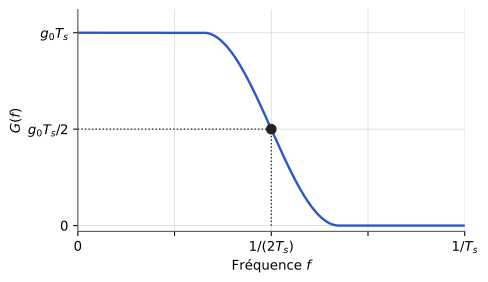

This chart was generated by the following Python code:
"""Figure F10 — Règle de symétrie du critère de Nyquist (TS227, chapitre 2).
D'après le support [poly, p. 41], redessinée, avec l'ordonnée du centre corrigée (g0·Ts/2 au lieu de g0/2,
bloc av-centre-symetrie-nyquist). Axes normalisés (f·Ts, G/(g0·Ts)).
Cosinus surélevé de facteur de retombée beta = 0,35 : valeur estimée à partir de la figure du support."""
import matplotlib
matplotlib.use("svg")
import matplotlib.pyplot as plt
import matplotlib.ticker as mticker
import numpy as np
from pathlib import Path

# --- Style commun des figures Bristol (recopié dans chaque script) ---
plt.rcParams.update({
    "font.family": "DejaVu Sans", "mathtext.fontset": "dejavusans", "font.size": 10,
    "axes.grid": True, "grid.color": "#DADADA", "grid.linewidth": 0.6,
    "axes.edgecolor": "#555555", "axes.linewidth": 0.8,
    "axes.spines.top": False, "axes.spines.right": False,
    "lines.linewidth": 1.8, "legend.frameon": False,
    "svg.hashsalt": "bristol",  # rendu SVG reproductible
})
BLEU, VERT, MAGENTA, ORANGE = "#2B59C3", "#1B9E77", "#A23B72", "#E08A1E"
GRIS = "#7E889B"   # éléments ajoutés par rapport à la source (conventions.md § 9)
ENCRE = "#222222"

def virgule(ax, axes="xy"):
    """Virgule décimale et vrai signe moins sur les graduations."""
    f = mticker.FuncFormatter(lambda x, _: f"{x:g}".replace(".", ",").replace("-", "−"))
    if "x" in axes: ax.xaxis.set_major_formatter(f)
    if "y" in axes: ax.yaxis.set_major_formatter(f)

def sauver(fig):
    fig.savefig(Path(__file__).with_suffix(".svg"), bbox_inches="tight", metadata={"Date": None})
# --- Fin du style commun ---

def cosinus_sureleve(x, beta):
    x = np.abs(x); a, b = (1 - beta) / 2, (1 + beta) / 2
    return np.where(x <= a, 1.0, np.where(x <= b, 0.5 * (1 + np.cos(np.pi / beta * (x - a))), 0.0))

beta = 0.35
x = np.linspace(0, 1, 1001)
fig, ax = plt.subplots(figsize=(5.2, 3.0))
ax.plot(x, cosinus_sureleve(x, beta), color=BLEU)
# Centre de symétrie (1/(2Ts), g0 Ts/2)
ax.plot([0.5, 0.5], [0, 0.5], color=ENCRE, ls=":", lw=1)
ax.plot([0, 0.5], [0.5, 0.5], color=ENCRE, ls=":", lw=1)
ax.plot([0.5], [0.5], "o", ms=7, color=ENCRE, zorder=4)
ax.set_xlim(0, 1); ax.set_ylim(-0.03, 1.12)
ax.set_xticks([0, 0.25, 0.5, 0.75, 1])
ax.set_xticklabels(["$0$", "", r"$1/(2T_s)$", "", r"$1/T_s$"])
ax.set_yticks([0, 0.5, 1]); ax.set_yticklabels(["$0$", r"$g_0 T_s/2$", r"$g_0 T_s$"])
ax.set_xlabel("Fréquence $f$"); ax.set_ylabel("$G(f)$")
sauver(fig)
